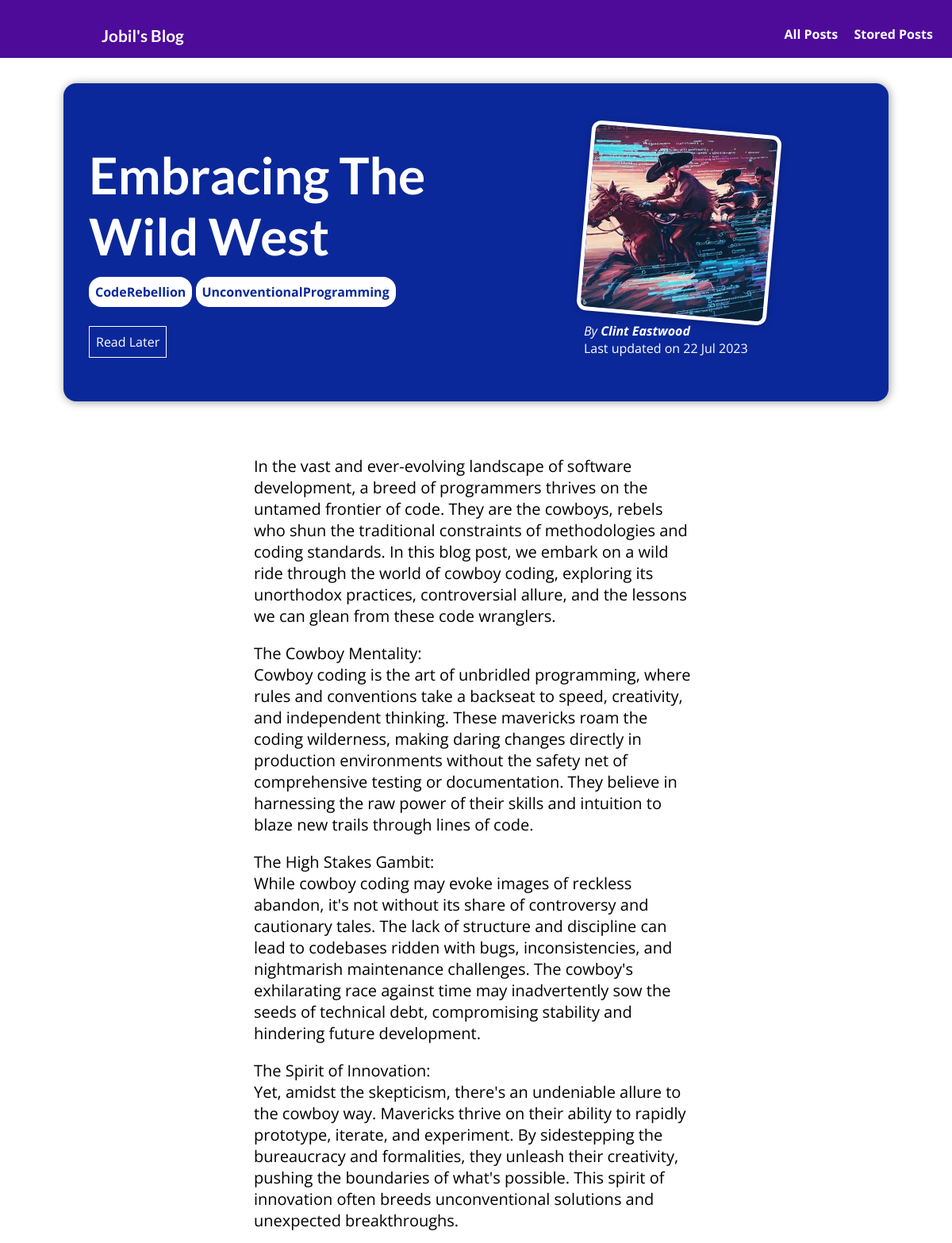
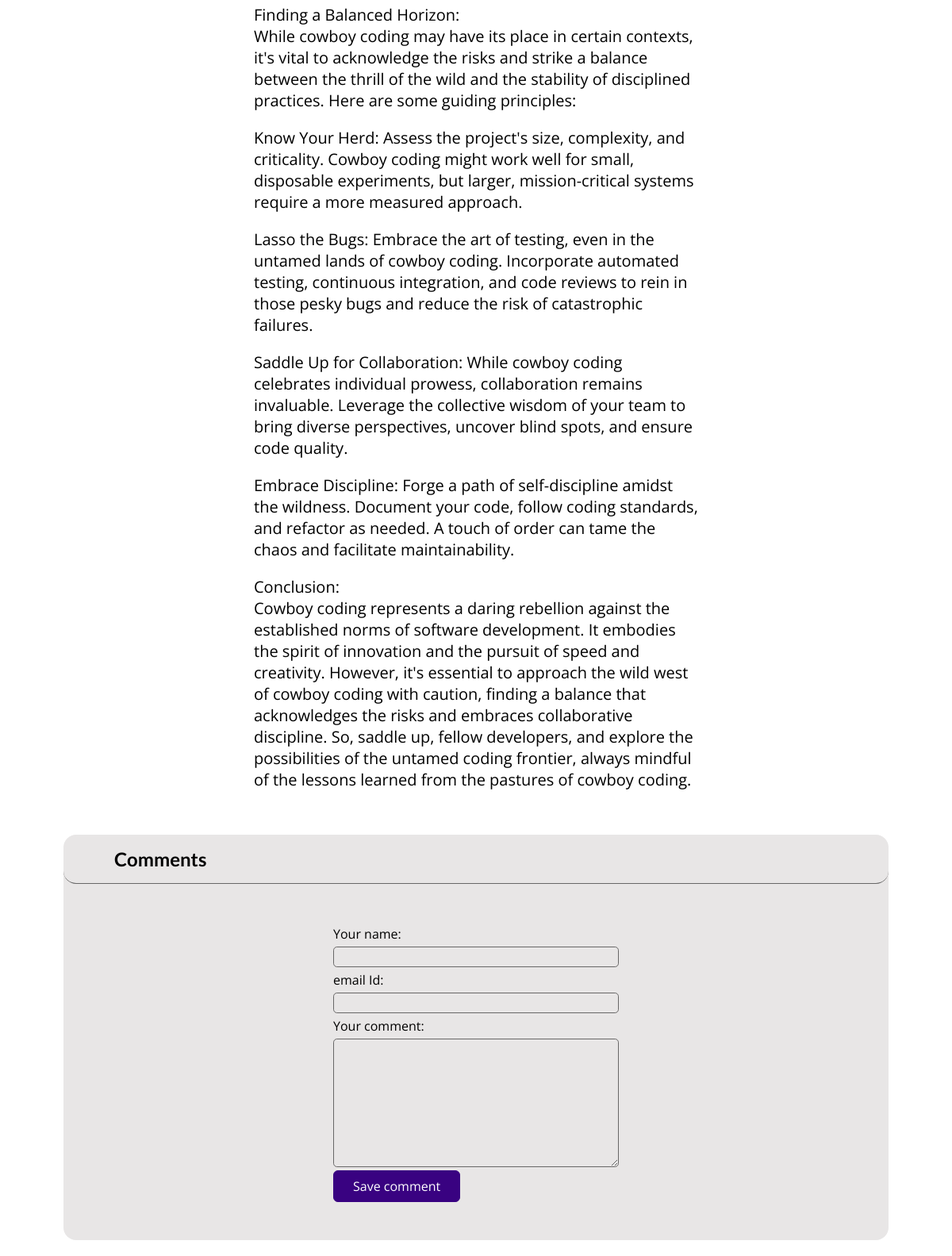
Page /posts/embracing-the-wild-west on the committed database (2 pictures, top to bottom).
### blog/models.py (models this page shows, shortened)
class Post(models.Model):
    title = models.CharField(max_length=50)
    date = models.DateField(auto_now=True)
    image = models.ImageField(upload_to="post_images/")
    author = models.ForeignKey(Author, on_delete=models.CASCADE, null=True, related_name="posts")
    excerpt = models.CharField(max_length=400)
    content = models.TextField()
    slug = models.SlugField(default="", null=False, db_index=True)
    tags = models.ManyToManyField(Tag)

class Tag(models.Model):
    name = models.CharField(max_length=30)

class Author(models.Model):
    first_name = models.CharField(max_length=100)
    last_name = models.CharField(max_length=100)
    def full_name(self):
        return f"{self.first_name} {self.last_name}"
    def __str__(self):
        return self.full_name()

### blog/views.py (the view, shortened to what this page needs)
# urls.py: path("posts/<slug:slug>", views.postDetailView.as_view(), name="post-detail-page")
class postDetailView(View):
     def is_stored_post(self, request, post_id):
          stored_posts = request.session.get("stored_posts")
          if stored_posts is not None:
               is_saved_for_later = post_id in stored_posts
          else:
               is_saved_for_later = False
          return is_saved_for_later
     def get(self, request, slug):
          post = Post.objects.get(slug=slug)
          form = commentForm()
          return render(request, "blog/post_detail.html", {
               "post": post,
               "form": form,
               "comments": post.comments.all().order_by("-id"),
               "saved_for_later": self.is_stored_post(request, post.id)
          })

### blog/forms.py
class commentForm(forms.ModelForm):
    class Meta:
        model = Comment
        exclude = ["post"]
        labels = {
            "user_name": "Your name",
            "email": "email Id",
            "comment": "Your comment"
        }
        error_messages = {
            "user_name": {
                "required": "Your name field should be filled",
                "max_length": "Name is too long"
            },
            "email": {
                "required": "email Id field should be filled",
                "max_length": "email Id is too long"
            },
            "comment": {
                "required": "You haven't written any comment",
                "max_length": "Your comment is too long"
            }
        }

### blog/templates/blog/post_detail.html (shortened to what this page needs)
{% extends 'blog/base.html' %}
{% load static %}
{% block css_files %}
<link rel="stylesheet" href="{% static "blog/post_detail.css" %}"/>
{% endblock css_files %}
{% block contents %}
<section id="post-header">
    <div id="post-header-left">
        <h2>{{post.title | title}}</h2>
        <div id="tag-div">
            {% for tag in post.tags.all %}
              <span class="tag">{{ tag.name }}</span>
            {% endfor %}
        </div>
        <form action="{% url "read-later" %}" method="POST" id="read-later">
            <button>
                {% if saved_for_later %}
                Remove from "Read Later"
                {% else %}
                Read Later
                {% endif %}
            </button>
        </form>
    </div>
    <div id="post-header-right">
        <img src="{{ post.image.url }}" alt="{{ post.title }}">
        <address>By <a href="mailto:{{ post.author.email_address }}">{{ post.author }}</a></address>
     <div id="time">Last updated on <time>{{ post.date|date:"d M Y" }}</time></div>
    </div>
</section>
<main id="post-content">
    <p>{{post.content | linebreaks}}</p>
</main>
<section id="comment-section">
    <h1>Comments</h1>
    <form action="{% url "post-detail-page" post.slug %}" method="POST" id="form-control">
        {% for field in form %}
            <div class="form-field">
                {{field.label_tag}}
                {{field}}
            </div>
        {% endfor %}
        <button>Save comment</button>
    </form>
</section>
{% endblock contents %}

### blog/static/blog/style.css (style rules this page uses)
* { box-sizing: border-box; }
html { font-family: 'Open Sans', 'Lato', sans-serif; }
body { margin: 0; }
h1, h2, h3 { font-family: 'Lato', sans-serif; font-weight: bold; }
#post-content { padding: 10rem; }
#form-control { padding: 10rem; }

### blog/static/blog/post_detail.css (style rules this page uses)
#post-header { display: flex; background-color: rgb(11, 40, 154); margin: 2rem 5rem; border-radius: 1rem; box-shadow: 1px 1px 12px rgba(0, 0, 0, 0.4); padding: 1.5rem 2rem; color: white; }
#post-header-right { margin-inline-start: auto; padding: 2rem 7rem; }
#post-header-right img { width: 15rem; height: 15rem; border: 5px solid white; border-radius: 12px; transform: rotateZ(5deg); box-shadow: 0 2px 8px rgba(0, 0, 0, 0.25); }
#post-header-right a { color: white; text-decoration: none; font-weight: bold; }
#post-header-left h2 { font-size: 4rem; }
#tag-div { margin-top: -2rem; }
.tag { padding: 0.5rem; color: rgb(11, 40, 154); background-color: white; border-radius: 1rem; font-weight: bold; }
#read-later { margin-top: 2rem; }
#read-later button { background-color: transparent; border: 1px solid white; padding: 0.5rem 0.5rem; font: inherit; color: white; cursor: pointer; }
#post-content { padding: 1rem 20rem; font-size: 1.25rem; }
#comment-section { background-color: rgb(232, 230, 230); border-radius: 1rem; margin: 0rem 5rem; }
#comment-section h1 { padding: 1rem 4rem; border-bottom: 1px solid rgb(104, 103, 103); border-radius: 1rem; }
#form-control { margin: auto; width: 50%; padding: 2rem 5rem 3rem 5rem; }
.form-field { display: grid; }
.form-field input, .form-field textarea { background-color: transparent; border: 1px solid rgb(104, 103, 103); border-radius: 0.3rem; padding: 0.3rem 0.5rem; margin: 0.3rem 0rem; }
#form-control button { font: inherit; background-color: #390281; color: white; border: 1px solid #390281; padding: 0.5rem 1.5rem; border-radius: 6px; cursor: pointer; }

### rows in the picture
Post: title "Embracing The Wild West", image (picture), author "Clint Eastwood", date "22 Jul 2023", content "In the vast and ever-evolving landscape of software development, a breed of programmers thrives on the untamed frontier of code. They are the cowboys, rebels who shun the traditional constraints of methodologies and coding standards. In this blog post, we embark on a wild ride through the world of cowboy coding, exploring its unorthodox practices, controversial allure, and the lessons we can glean from these code wranglers. The Cowboy Mentality: Cowboy coding is the art of unbridled programming, where rules and conventions take a backseat to speed, creativity, and independent thinking. These mavericks roam the coding wilderness, making daring changes directly in production environments…"
Tag: name "CodeRebellion"
Tag: name "UnconventionalProgramming"

### other values in the picture
{{ field.label_tag }} "Your name:" "email Id:" "Your comment:"
